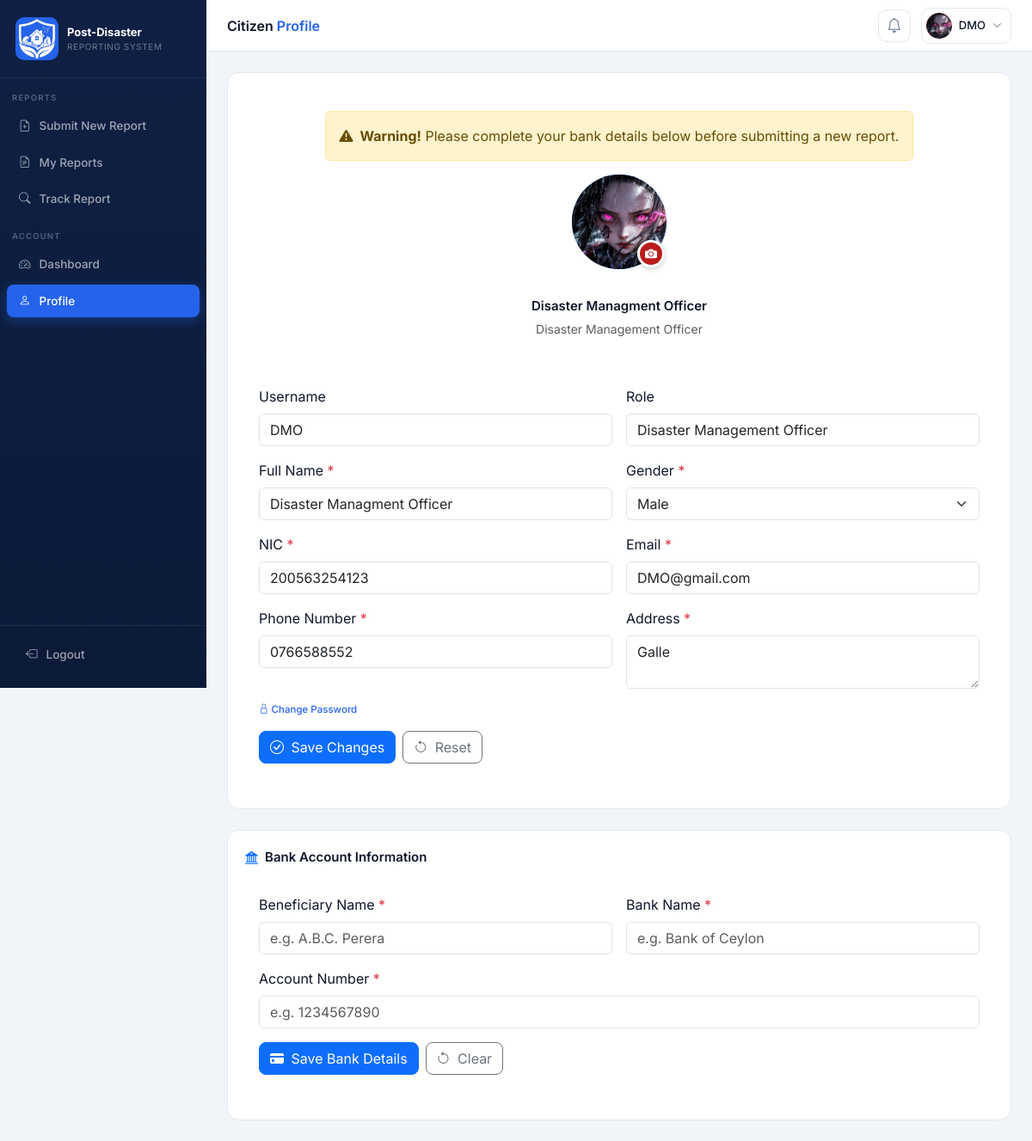
The app's page /citizen/CitizenprofileForm.php (signed in) with its own data.
### tables this page shows
CREATE TABLE `users` (
  `User_ID` int(11) NOT NULL,
  `Username` varchar(50) NOT NULL,
  `Password` varchar(255) NOT NULL,
  `Full_Name` varchar(100) NOT NULL,
  `Gender` enum('Male','Female','Other') DEFAULT NULL,
  `NIC` varchar(20) NOT NULL,
  `Email` varchar(100) NOT NULL,
  `Phone_Number` varchar(20) DEFAULT NULL,
  `Address` varchar(255) DEFAULT NULL,
  `Role_ID` int(11) NOT NULL,
  `User_Status` enum('Active','Banned') NOT NULL DEFAULT 'Active',
  `Created_Date` datetime NOT NULL DEFAULT current_timestamp(),
  `Profile_Picture` varchar(255) NOT NULL DEFAULT 'Default.png'
);

### classes/User.php (called while the page is built, shortened)
<?php
class User
{
    public function getUserById($userID)
    {
        try {
            include '../DBconnection.php';
            $sql = "SELECT User_ID, Username, Full_Name, Gender, NIC,
                        Email, Phone_Number, Address, Role_ID
                    FROM users
                    WHERE User_ID = ?";
            $stmt = mysqli_prepare($con, $sql);
            mysqli_stmt_bind_param($stmt, "i", $userID);
            mysqli_stmt_execute($stmt);
            $result = mysqli_stmt_get_result($stmt);
            if ($result && mysqli_num_rows($result) > 0) {
                return mysqli_fetch_assoc($result);
            } else {
                throw new Exception("User not found.");
            }
        } catch (Exception $e) {
            return [
                "success" => false,
                "message" => $e->getMessage()
            ];
        } finally {
            if (isset($stmt)) {
                mysqli_stmt_close($stmt);
            }
            if (isset($con)) {
                mysqli_close($con);
            }
        }
    }
    public function getUserProfilePicture($userID)
    {
        try {
            include '../DBconnection.php';
            $sql = "SELECT Profile_Picture
                    FROM users
                    WHERE User_ID = ?";
            $stmt = mysqli_prepare($con, $sql);
            mysqli_stmt_bind_param($stmt, "i", $userID);
            mysqli_stmt_execute($stmt);
            $result = mysqli_stmt_get_result($stmt);
            if ($result && mysqli_num_rows($result) > 0) {
                $row = mysqli_fetch_assoc($result);
                return $row['Profile_Picture'];
            } else {
                throw new Exception("User not found.");
            }
        } catch (Exception $e) {
            return [
                "success" => false,
                "message" => $e->getMessage()
            ];
        } finally {
            if (isset($stmt)) {
                mysqli_stmt_close($stmt);
            }
            if (isset($con)) {
                mysqli_close($con);
            }
        }
    }
}
?>

### userData.php (called while the page is built, shortened)
<?php
    include_once __DIR__ . '/classes/User.php';
    if(isset($_SESSION['username']))
    {
        if(isset($_SESSION['user_Id']) || $_SESSION['user_Id'] != null)
        {
            $userId = $_SESSION['user_Id'];
        }
        else
        {
            die("unauthorized");
        }
        $roleId = $_SESSION['role_Id'];
        $username = $_SESSION['username'];
        $userForPic = new User();
        $profilePicResult = $userForPic->getUserProfilePicture($userId);
        $profilePicFile = (is_array($profilePicResult) && isset($profilePicResult['success']) && $profilePicResult['success'] === false)
            ? null
            : $profilePicResult;
        if(isset($_SESSION['role_Id']))
        {
            switch($roleId)
            {
                case 2:
                $role = "Disaster Management Officer";
                break;
            }
        }
        else
        {
            header('Location:LoginForm.php');
            die();
        }
    }
    else
    {
         header("Location:LoginForm.php") ;
         exit();
    }
?>

### classes/PropertyDamage.php (called while the page is built, shortened)
<?php
    include '../userData.php';
?>

### citizen/Citizendashboard.php (called while the page is built, shortened)
<?php
    include '../userData.php';
    include '../classes/PropertyDamage.php';
?>

### citizen/CitizenprofileForm.php (the view, shortened to what this page needs)
<?php
    include '../userData.php';
    include 'Citizendashboard.php';
    $user = new User();
    $userRecord = $user->getUserById($userId);
?>
<html lang="en">
<head>
  <link href="https://cdnjs.cloudflare.com/ajax/libs/bootstrap/5.3.3/css/bootstrap.min.css" rel="stylesheet" />
  <link href="https://cdnjs.cloudflare.com/ajax/libs/bootstrap-icons/1.11.3/font/bootstrap-icons.min.css" rel="stylesheet"/>
  <link href="../style.css" rel="stylesheet" />
</head>
<body>
<nav id="sidebar">
  <div class="sidebar-brand">
    <div class="brand-icon"><img src="../pictures/Post-Disaster-Reporting-Logo-Notxt.png"></div>
    <div>
      <div class="brand-title">Post-Disaster</div>
      <div class="brand-sub">Reporting System</div>
    </div>
  </div>
  <div class="nav-section-label">Reports</div>
  <a class="nav-item" <?php echo !empty($isBank) ? 'onclick="newReport()"' : 'href="CitizenProfileForm.php"'; ?>>
   <i class="bi bi-file-earmark-plus"></i> Submit New Report
  </a>
  <a class="nav-item" href="CitizenMyReportsForm.php">
    <i class="bi bi-file-earmark-text"></i> My Reports
  </a>
  <a class="nav-item" href="CitizenTrackReportForm.php">
    <i class="bi bi-search"></i> Track Report
  </a>
  <div class="nav-section-label">Account</div>
  <a class="nav-item" href="CitizendashboardForm.php">
    <i class="bi bi-speedometer2"></i> Dashboard
  </a>
  <a class="nav-item active" href="CitizenprofileForm.php">
    <i class="bi bi-person"></i> Profile
  </a>
  <div class="sidebar-footer">
    <a class="nav-item" onclick="confirmLogout()">
      <i class="bi bi-box-arrow-left"></i> Logout
    </a>
  </div>
</nav>
<header id="topbar">
    <div class="topbar-title">Citizen <span class="citizen-accent">Profile</span></div>
    <button class="notif-btn" onclick="showNotifications()" title="Notifications">
        <i class="bi bi-bell"></i>
    </button>
    <div class="user-pill" onclick="window.location.href='CitizenProfileForm.php';">
        <div class="user-avatar admin-avatar">
            <?php if (!empty($profilePicFile)): ?>
                <img src="../uploads/Profile_Pic/<?php echo htmlspecialchars($profilePicFile); ?>" alt="" style="width:100%;height:100%;object-fit:cover;border-radius:50%;">
            <?php else: ?>
                <i class="bi bi-person-fill"></i>
            <?php endif; ?>
        </div>
        <span class="user-name"><?php echo htmlspecialchars($username) ?></span>
        <i class="bi bi-chevron-down text-muted" style="font-size:11px"></i>
    </div>
</header>
<main id="main">
  <div class="panel mb-4">
    <div class="panel-header justify-content-center flex-column text-center py-4">
      <form action="Citizenprofile.php" method="POST" enctype="multipart/form-data" id="profilePicForm">
        <?php if(isset($_SESSION['bankMessage']) && $_SESSION['bankMessage'] == false): ?>
        <div class="alert alert-warning d-flex align-items-center" role="alert">
          <i class="bi bi-exclamation-triangle-fill flex-shrink-0 me-2"></i>
          <div>
            <strong>Warning!</strong> Please complete your bank details below before submitting a new report.
          </div>
        </div>
        <?php endif;?>
        <div class="profile-avatar-lg mb-3 profile-avatar-wrap">
              <?php if (!empty($profilePicFile)): ?>
                  <img src="../uploads/Profile_Pic/<?php echo htmlspecialchars($profilePicFile); ?>"
                       alt="Profile Picture" class="profile-avatar-img">
              <?php else: ?>
                  <i class="bi bi-person-fill"></i>
              <?php endif; ?>
              <label for="profilePicInput" class="avatar-edit-btn" title="Update profile picture">
                  <i class="bi bi-camera-fill"></i>
              </label>
        </div>
      </form>
      <div class="panel-title justify-content-center">
        <?php echo htmlspecialchars($userRecord['Full_Name']); ?>
      </div>
      <div class="text-muted small mt-1"><?php echo htmlspecialchars($role); ?></div>
    </div>
    <form id="profile-form" novalidate>
      <div class="row g-3 p-3">
        <div class="col-md-6">
          <label class="form-label">Username</label>
          <input type="text" class="form-control" id="userName" name="userName"
                 value="<?php echo htmlspecialchars($userRecord['Username']); ?>" readonly>
        </div>
        <div class="col-md-6">
          <label class="form-label">Role</label>
          <input type="text" class="form-control" id="roleID" name="roleID"
                 value="<?php echo htmlspecialchars($role); ?>" readonly>
        </div>
        <div class="col-md-6">
          <label class="form-label">Full Name <span class="text-danger">*</span></label>
          <input type="text" class="form-control" id="fullName" name="fullName"
                 value="<?php echo htmlspecialchars($userRecord['Full_Name']); ?>" required>
        </div>
        <div class="col-md-6">
          <label class="form-label">Gender <span class="text-danger">*</span></label>
          <select class="form-select" id="gender" name="gender" required>
            <?php foreach (['Male', 'Female', 'Other'] as $g): ?>
              <option value="<?php echo $g; ?>" <?php echo ($userRecord['Gender'] === $g) ? 'selected' : ''; ?>>
                <?php echo $g; ?>
              </option>
            <?php endforeach; ?>
          </select>
        </div>
        <div class="col-md-6">
          <label class="form-label">NIC <span class="text-danger">*</span></label>
          <input type="text" class="form-control" id="NIC" name="NIC"
                 value="<?php echo htmlspecialchars($userRecord['NIC']); ?>" required>
        </div>
        <div class="col-md-6">
          <label class="form-label">Email <span class="text-danger">*</span></label>
          <input type="email" class="form-control" id="email" name="email"
                 value="<?php echo htmlspecialchars($userRecord['Email']); ?>" required>
        </div>
        <div class="col-md-6">
          <label class="form-label">Phone Number <span class="text-danger">*</span></label>
          <input type="tel" class="form-control" id="phoneNo" name="phoneNo"
                 value="<?php echo htmlspecialchars($userRecord['Phone_Number']); ?>" required>
        </div>
        <div class="col-md-6">
          <label class="form-label">Address <span class="text-danger">*</span></label>
          <textarea class="form-control" id="address" name="address" rows="2" required><?php
              echo htmlspecialchars($userRecord['Address']);
          ?></textarea>
        </div>
      </div>
      <div class="p-3 pt-0">
        <a class="stat-link" data-bs-toggle="collapse" href="#pwdSection" role="button">
          <i class="bi bi-lock"></i> Change Password
        </a>
      </div>
      <div class="p-3 pt-0 d-flex gap-2">
        <button type="submit" class="btn btn-primary rounded-3" id="profile-submit-btn">
          <i class="bi bi-check-circle me-1"></i> Save Changes
        </button>
        <button type="reset" class="btn btn-outline-secondary rounded-3">
          <i class="bi bi-arrow-counterclockwise me-1"></i> Reset
        </button>
      </div>
    </form>
  </div>
  <div class="panel">
    <div class="panel-header">
      <div class="panel-title">
        <i class="bi bi-bank2 text-primary"></i> Bank Account Information
      </div>
    </div>
    <form id="bank-details-form" class="p-3" action="CitizenBank.php" method="POST">
      <div class="row g-3">
        <div class="col-md-6">
          <label class="form-label">Beneficiary Name <span class="text-danger">*</span></label>
          <input type="text" class="form-control" id="accountHolderName" name="accountHolderName"
                 placeholder="e.g. A.B.C. Perera"
                 value="<?php echo htmlspecialchars($bankDetails['Account_Holder_Name'] ?? ''); ?>" required>
        </div>
        <div class="col-md-6">
          <label class="form-label">Bank Name <span class="text-danger">*</span></label>
          <input type="text" class="form-control" id="bankName" name="bankName"
                 placeholder="e.g. Bank of Ceylon"
                 value="<?php echo htmlspecialchars($bankDetails['Bank_Name'] ?? ''); ?>" required>
        </div>
        <div class="col-md-12">
          <label class="form-label">Account Number <span class="text-danger">*</span></label>
          <input type="text" class="form-control" id="accountNumber" name="accountNumber"
                 placeholder="e.g. 1234567890"
                 value="<?php echo htmlspecialchars($bankDetails['Account_Number'] ?? ''); ?>" required>
        </div>
      </div>
      <div class="pt-3 d-flex gap-2">
        <button type="submit" name="submit_bank_details" class="btn btn-primary rounded-3" id="bank-submit-btn">
          <i class="bi bi-credit-card-fill me-1"></i> Save Bank Details
        </button>
        <button type="reset" class="btn btn-outline-secondary rounded-3">
          <i class="bi bi-arrow-counterclockwise me-1"></i> Clear
        </button>
      </div>
    </form>
  </div>
</main>
</body>
</html>

### records on screen
users: Profile_Picture (picture), Full_Name "Disaster Managment Officer", userName "DMO", fullName "Disaster Managment Officer", gender "Male", NIC "200563254123", email "DMO@gmail.com", phoneNo "0766588552", address "Galle"

### other values on screen
$username "DMO"
$role "Disaster Management Officer"
